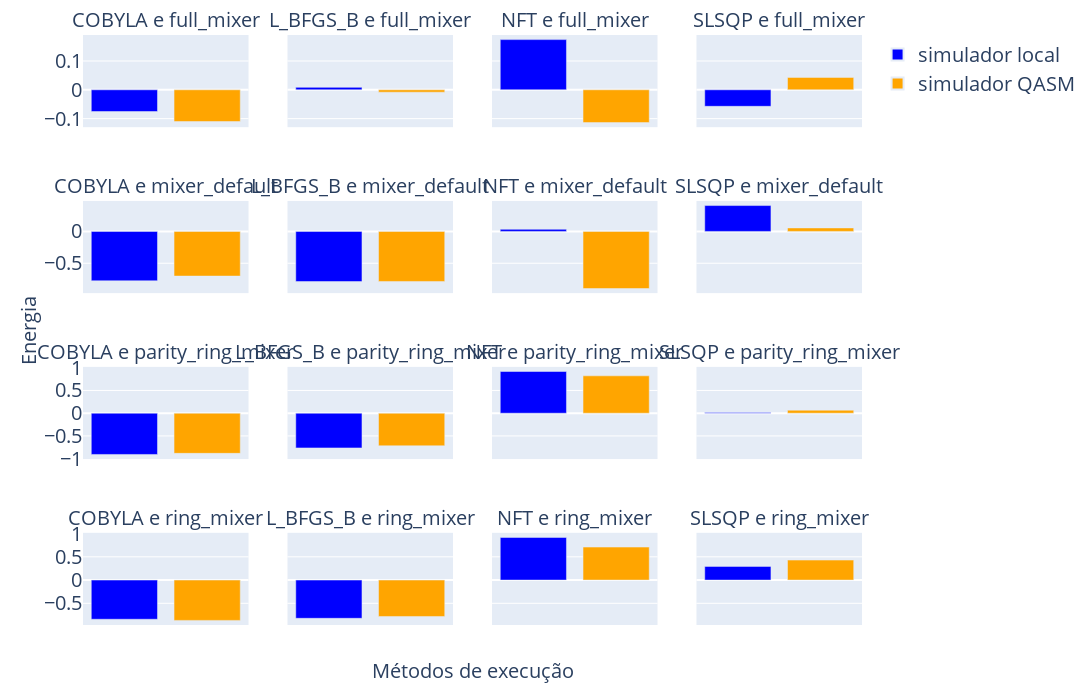

The code cell stored with this chart in its notebook:
### Code cell
copia_resultados_qaoa_4 = resultados_qaoa_4.copy()

combinacoes = [f"{otimizador} e {mixer}" for otimizador, mixer in copia_resultados_qaoa_4.index.unique()]
cores = {'valor_otimo_encontrado': 'blue', 'valor_otimo_encontrado_simulador': 'orange', 'valor_otimo_encontrado_computador_quantico':'cyan'}
nomes = {'valor_otimo_encontrado': 'simulador local', 'valor_otimo_encontrado_simulador': 'simulador QASM', 'valor_otimo_encontrado_computador_quantico':'IBM Brisbane'}
cols_appeared = []

fig = make_subplots(rows=4, cols=4, subplot_titles=combinacoes, 
                    x_title='Métodos de execução', y_title='Energia', 
                    shared_xaxes=True, shared_yaxes=True,)

for i, (otimizador, mixer) in enumerate(copia_resultados_qaoa_4.index.unique()):

    df_subset = copia_resultados_qaoa_4.loc[
        (copia_resultados_qaoa_4.index.get_level_values(0) == otimizador) &
        (copia_resultados_qaoa_4.index.get_level_values(1) == mixer)
    ]

    valores = df_subset[['valor_otimo_encontrado', 'valor_otimo_encontrado_simulador']]

    for idx, col in enumerate(valores.columns):
        nome_fig = f'{otimizador}-{mixer}-{col}'
        legenda_bool = False

        if not col in cols_appeared:
            nome_fig = f'{nomes[col]}'
            legenda_bool = True
        
        fig.add_trace(
            go.Bar(x=[col], 
                    y=[valores[col].values[0]],
                    name=nome_fig,
                    marker_color=cores[col],
                    showlegend=legenda_bool),
            row=(i // 4) + 1,
            col=(i % 4) + 1
        )
        cols_appeared.append(col)

        fig.update_xaxes(showticklabels=False, title_text='', row=(i // 4) + 1, col=(i % 4) + 1)

fig.update_layout(
                  showlegend=True,
                  xaxis_title='',
                  yaxis_title='',
                  width = 2200,
                  height = 700,
                  font = dict(size=20),
                  legend_itemsizing="constant",
                  margin = dict(l=35, r=35, t=35, b=75),
                  )

fig.update_annotations(font_size=20)

nome_figura = f"figuras_dados/qaoa_4_comparacao_valor_metodos_mesmo_y.png"
fig.write_image(nome_figura, width=2200, height=700)

fig.show()

### Figure 1 — Plotly figure (JSON) as saved in the notebook; plotly's stock layout.template omitted (floating-point values rounded to 4 significant figures)
{"data": [{"marker": {"color": "blue"}, "name": "simulador local", "showlegend": true, "type": "bar", "x": ["valor_otimo_encontrado"], "xaxis": "x", "y": [-0.0753], "yaxis": "y"}, {"marker": {"color": "orange"}, "name": "simulador QASM", "showlegend": true, "type": "bar", "x": ["valor_otimo_encontrado_simulador"], "xaxis": "x", "y": [-0.1099], "yaxis": "y"}, {"marker": {"color": "blue"}, "name": "L_BFGS_B-full_mixer-valor_otimo_encontrado", "showlegend": false, "type": "bar", "x": ["valor_otimo_encontrado"], "xaxis": "x2", "y": [0.00845], "yaxis": "y2"}, {"marker": {"color": "orange"}, "name": "L_BFGS_B-full_mixer-valor_otimo_encontrado_simulador", "showlegend": false, "type": "bar", "x": ["valor_otimo_encontrado_simulador"], "xaxis": "x2", "y": [-0.008272], "yaxis": "y2"}, {"marker": {"color": "blue"}, "name": "NFT-full_mixer-valor_otimo_encontrado", "showlegend": false, "type": "bar", "x": ["valor_otimo_encontrado"], "xaxis": "x3", "y": [0.1741], "yaxis": "y3"}, {"marker": {"color": "orange"}, "name": "NFT-full_mixer-valor_otimo_encontrado_simulador", "showlegend": false, "type": "bar", "x": ["valor_otimo_encontrado_simulador"], "xaxis": "x3", "y": [-0.1136], "yaxis": "y3"}, {"marker": {"color": "blue"}, "name": "SLSQP-full_mixer-valor_otimo_encontrado", "showlegend": false, "type": "bar", "x": ["valor_otimo_encontrado"], "xaxis": "x4", "y": [-0.05725], "yaxis": "y4"}, {"marker": {"color": "orange"}, "name": "SLSQP-full_mixer-valor_otimo_encontrado_simulador", "showlegend": false, "type": "bar", "x": ["valor_otimo_encontrado_simulador"], "xaxis": "x4", "y": [0.04305], "yaxis": "y4"}, {"marker": {"color": "blue"}, "name": "COBYLA-mixer_default-valor_otimo_encontrado", "showlegend": false, "type": "bar", "x": ["valor_otimo_encontrado"], "xaxis": "x5", "y": [-0.776], "yaxis": "y5"}, {"marker": {"color": "orange"}, "name": "COBYLA-mixer_default-valor_otimo_encontrado_simulador", "showlegend": false, "type": "bar", "x": ["valor_otimo_encontrado_simulador"], "xaxis": "x5", "y": [-0.7012], "yaxis": "y5"}, {"marker": {"color": "blue"}, "name": "L_BFGS_B-mixer_default-valor_otimo_encontrado", "showlegend": false, "type": "bar", "x": ["valor_otimo_encontrado"], "xaxis": "x6", "y": [-0.7872], "yaxis": "y6"}, {"marker": {"color": "orange"}, "name": "L_BFGS_B-mixer_default-valor_otimo_encontrado_simulador", "showlegend": false, "type": "bar", "x": ["valor_otimo_encontrado_simulador"], "xaxis": "x6", "y": [-0.7859], "yaxis": "y6"}, {"marker": {"color": "blue"}, "name": "NFT-mixer_default-valor_otimo_encontrado", "showlegend": false, "type": "bar", "x": ["valor_otimo_encontrado"], "xaxis": "x7", "y": [0.03334], "yaxis": "y7"}, {"marker": {"color": "orange"}, "name": "NFT-mixer_default-valor_otimo_encontrado_simulador", "showlegend": false, "type": "bar", "x": ["valor_otimo_encontrado_simulador"], "xaxis": "x7", "y": [-0.8966], "yaxis": "y7"}, {"marker": {"color": "blue"}, "name": "SLSQP-mixer_default-valor_otimo_encontrado", "showlegend": false, "type": "bar", "x": ["valor_otimo_encontrado"], "xaxis": "x8", "y": [0.4062], "yaxis": "y8"}, {"marker": {"color": "orange"}, "name": "SLSQP-mixer_default-valor_otimo_encontrado_simulador", "showlegend": false, "type": "bar", "x": ["valor_otimo_encontrado_simulador"], "xaxis": "x8", "y": [0.05447], "yaxis": "y8"}, {"marker": {"color": "blue"}, "name": "COBYLA-parity_ring_mixer-valor_otimo_encontrado", "showlegend": false, "type": "bar", "x": ["valor_otimo_encontrado"], "xaxis": "x9", "y": [-0.9075], "yaxis": "y9"}, {"marker": {"color": "orange"}, "name": "COBYLA-parity_ring_mixer-valor_otimo_encontrado_simulador", "showlegend": false, "type": "bar", "x": ["valor_otimo_encontrado_simulador"], "xaxis": "x9", "y": [-0.8831], "yaxis": "y9"}, {"marker": {"color": "blue"}, "name": "L_BFGS_B-parity_ring_mixer-valor_otimo_encontrado", "showlegend": false, "type": "bar", "x": ["valor_otimo_encontrado"], "xaxis": "x10", "y": [-0.7638], "yaxis": "y10"}, {"marker": {"color": "orange"}, "name": "L_BFGS_B-parity_ring_mixer-valor_otimo_encontrado_simulador", "showlegend": false, "type": "bar", "x": ["valor_otimo_encontrado_simulador"], "xaxis": "x10", "y": [-0.7173], "yaxis": "y10"}, {"marker": {"color": "blue"}, "name": "NFT-parity_ring_mixer-valor_otimo_encontrado", "showlegend": false, "type": "bar", "x": ["valor_otimo_encontrado"], "xaxis": "x11", "y": [0.9177], "yaxis": "y11"}, {"marker": {"color": "orange"}, "name": "NFT-parity_ring_mixer-valor_otimo_encontrado_simulador", "showlegend": false, "type": "bar", "x": ["valor_otimo_encontrado_simulador"], "xaxis": "x11", "y": [0.822], "yaxis": "y11"}, {"marker": {"color": "blue"}, "name": "SLSQP-parity_ring_mixer-valor_otimo_encontrado", "showlegend": false, "type": "bar", "x": ["valor_otimo_encontrado"], "xaxis": "x12", "y": [0.01453], "yaxis": "y12"}, {"marker": {"color": "orange"}, "name": "SLSQP-parity_ring_mixer-valor_otimo_encontrado_simulador", "showlegend": false, "type": "bar", "x": ["valor_otimo_encontrado_simulador"], "xaxis": "x12", "y": [0.06613], "yaxis": "y12"}, {"marker": {"color": "blue"}, "name": "COBYLA-ring_mixer-valor_otimo_encontrado", "showlegend": false, "type": "bar", "x": ["valor_otimo_encontrado"], "xaxis": "x13", "y": [-0.8426], "yaxis": "y13"}, {"marker": {"color": "orange"}, "name": "COBYLA-ring_mixer-valor_otimo_encontrado_simulador", "showlegend": false, "type": "bar", "x": ["valor_otimo_encontrado_simulador"], "xaxis": "x13", "y": [-0.867], "yaxis": "y13"}, {"marker": {"color": "blue"}, "name": "L_BFGS_B-ring_mixer-valor_otimo_encontrado", "showlegend": false, "type": "bar", "x": ["valor_otimo_encontrado"], "xaxis": "x14", "y": [-0.822], "yaxis": "y14"}, {"marker": {"color": "orange"}, "name": "L_BFGS_B-ring_mixer-valor_otimo_encontrado_simulador", "showlegend": false, "type": "bar", "x": ["valor_otimo_encontrado_simulador"], "xaxis": "x14", "y": [-0.7829], "yaxis": "y14"}, {"marker": {"color": "blue"}, "name": "NFT-ring_mixer-valor_otimo_encontrado", "showlegend": false, "type": "bar", "x": ["valor_otimo_encontrado"], "xaxis": "x15", "y": [0.9169], "yaxis": "y15"}, {"marker": {"color": "orange"}, "name": "NFT-ring_mixer-valor_otimo_encontrado_simulador", "showlegend": false, "type": "bar", "x": ["valor_otimo_encontrado_simulador"], "xaxis": "x15", "y": [0.7091], "yaxis": "y15"}, {"marker": {"color": "blue"}, "name": "SLSQP-ring_mixer-valor_otimo_encontrado", "showlegend": false, "type": "bar", "x": ["valor_otimo_encontrado"], "xaxis": "x16", "y": [0.2943], "yaxis": "y16"}, {"marker": {"color": "orange"}, "name": "SLSQP-ring_mixer-valor_otimo_encontrado_simulador", "showlegend": false, "type": "bar", "x": ["valor_otimo_encontrado_simulador"], "xaxis": "x16", "y": [0.4297], "yaxis": "y16"}], "layout": {"annotations": [{"font": {"size": 20}, "showarrow": false, "text": "COBYLA e full_mixer", "x": 0.1062, "xanchor": "center", "xref": "paper", "y": 1, "yanchor": "bottom", "yref": "paper"}, {"font": {"size": 20}, "showarrow": false, "text": "L_BFGS_B e full_mixer", "x": 0.3688, "xanchor": "center", "xref": "paper", "y": 1, "yanchor": "bottom", "yref": "paper"}, {"font": {"size": 20}, "showarrow": false, "text": "NFT e full_mixer", "x": 0.6313, "xanchor": "center", "xref": "paper", "y": 1, "yanchor": "bottom", "yref": "paper"}, {"font": {"size": 20}, "showarrow": false, "text": "SLSQP e full_mixer", "x": 0.8938, "xanchor": "center", "xref": "paper", "y": 1, "yanchor": "bottom", "yref": "paper"}, {"font": {"size": 20}, "showarrow": false, "text": "COBYLA e mixer_default", "x": 0.1062, "xanchor": "center", "xref": "paper", "y": 0.7188, "yanchor": "bottom", "yref": "paper"}, {"font": {"size": 20}, "showarrow": false, "text": "L_BFGS_B e mixer_default", "x": 0.3688, "xanchor": "center", "xref": "paper", "y": 0.7188, "yanchor": "bottom", "yref": "paper"}, {"font": {"size": 20}, "showarrow": false, "text": "NFT e mixer_default", "x": 0.6313, "xanchor": "center", "xref": "paper", "y": 0.7188, "yanchor": "bottom", "yref": "paper"}, {"font": {"size": 20}, "showarrow": false, "text": "SLSQP e mixer_default", "x": 0.8938, "xanchor": "center", "xref": "paper", "y": 0.7188, "yanchor": "bottom", "yref": "paper"}, {"font": {"size": 20}, "showarrow": false, "text": "COBYLA e parity_ring_mixer", "x": 0.1062, "xanchor": "center", "xref": "paper", "y": 0.4375, "yanchor": "bottom", "yref": "paper"}, {"font": {"size": 20}, "showarrow": false, "text": "L_BFGS_B e parity_ring_mixer", "x": 0.3688, "xanchor": "center", "xref": "paper", "y": 0.4375, "yanchor": "bottom", "yref": "paper"}, {"font": {"size": 20}, "showarrow": false, "text": "NFT e parity_ring_mixer", "x": 0.6313, "xanchor": "center", "xref": "paper", "y": 0.4375, "yanchor": "bottom", "yref": "paper"}, {"font": {"size": 20}, "showarrow": false, "text": "SLSQP e parity_ring_mixer", "x": 0.8938, "xanchor": "center", "xref": "paper", "y": 0.4375, "yanchor": "bottom", "yref": "paper"}, {"font": {"size": 20}, "showarrow": false, "text": "COBYLA e ring_mixer", "x": 0.1062, "xanchor": "center", "xref": "paper", "y": 0.1562, "yanchor": "bottom", "yref": "paper"}, {"font": {"size": 20}, "showarrow": false, "text": "L_BFGS_B e ring_mixer", "x": 0.3688, "xanchor": "center", "xref": "paper", "y": 0.1562, "yanchor": "bottom", "yref": "paper"}, {"font": {"size": 20}, "showarrow": false, "text": "NFT e ring_mixer", "x": 0.6313, "xanchor": "center", "xref": "paper", "y": 0.1562, "yanchor": "bottom", "yref": "paper"}, {"font": {"size": 20}, "showarrow": false, "text": "SLSQP e ring_mixer", "x": 0.8938, "xanchor": "center", "xref": "paper", "y": 0.1562, "yanchor": "bottom", "yref": "paper"}, {"font": {"size": 20}, "showarrow": false, "text": "Métodos de execução", "x": 0.5, "xanchor": "center", "xref": "paper", "y": 0, "yanchor": "top", "yref": "paper", "yshift": -30}, {"font": {"size": 20}, "showarrow": false, "text": "Energia", "textangle": -90, "x": 0, "xanchor": "right", "xref": "paper", "xshift": -40, "y": 0.5, "yanchor": "middle", "yref": "paper"}], "font": {"size": 20}, "height": 700, "legend": {"itemsizing": "constant"}, "margin": {"b": 75, "l": 35, "r": 35, "t": 35}, "showlegend": true, "width": 2200, "xaxis": {"anchor": "y", "domain": [0, 0.2125], "matches": "x13", "showticklabels": false, "title": {"text": ""}}, "xaxis10": {"anchor": "y10", "domain": [0.2625, 0.475], "matches": "x14", "showticklabels": false, "title": {"text": ""}}, "xaxis11": {"anchor": "y11", "domain": [0.525, 0.7375], "matches": "x15", "showticklabels": false, "title": {"text": ""}}, "xaxis12": {"anchor": "y12", "domain": [0.7875, 1], "matches": "x16", "showticklabels": false, "title": {"text": ""}}, "xaxis13": {"anchor": "y13", "domain": [0, 0.2125], "showticklabels": false, "title": {"text": ""}}, "xaxis14": {"anchor": "y14", "domain": [0.2625, 0.475], "showticklabels": false, "title": {"text": ""}}, "xaxis15": {"anchor": "y15", "domain": [0.525, 0.7375], "showticklabels": false, "title": {"text": ""}}, "xaxis16": {"anchor": "y16", "domain": [0.7875, 1], "showticklabels": false, "title": {"text": ""}}, "xaxis2": {"anchor": "y2", "domain": [0.2625, 0.475], "matches": "x14", "showticklabels": false, "title": {"text": ""}}, "xaxis3": {"anchor": "y3", "domain": [0.525, 0.7375], "matches": "x15", "showticklabels": false, "title": {"text": ""}}, "xaxis4": {"anchor": "y4", "domain": [0.7875, 1], "matches": "x16", "showticklabels": false, "title": {"text": ""}}, "xaxis5": {"anchor": "y5", "domain": [0, 0.2125], "matches": "x13", "showticklabels": false, "title": {"text": ""}}, "xaxis6": {"anchor": "y6", "domain": [0.2625, 0.475], "matches": "x14", "showticklabels": false, "title": {"text": ""}}, "xaxis7": {"anchor": "y7", "domain": [0.525, 0.7375], "matches": "x15", "showticklabels": false, "title": {"text": ""}}, "xaxis8": {"anchor": "y8", "domain": [0.7875, 1], "matches": "x16", "showticklabels": false, "title": {"text": ""}}, "xaxis9": {"anchor": "y9", "domain": [0, 0.2125], "matches": "x13", "showticklabels": false, "title": {"text": ""}}, "yaxis": {"anchor": "x", "domain": [0.8438, 1], "title": {"text": ""}}, "yaxis10": {"anchor": "x10", "domain": [0.2812, 0.4375], "matches": "y9", "showticklabels": false}, "yaxis11": {"anchor": "x11", "domain": [0.2812, 0.4375], "matches": "y9", "showticklabels": false}, "yaxis12": {"anchor": "x12", "domain": [0.2812, 0.4375], "matches": "y9", "showticklabels": false}, "yaxis13": {"anchor": "x13", "domain": [0, 0.1562]}, "yaxis14": {"anchor": "x14", "domain": [0, 0.1562], "matches": "y13", "showticklabels": false}, "yaxis15": {"anchor": "x15", "domain": [0, 0.1562], "matches": "y13", "showticklabels": false}, "yaxis16": {"anchor": "x16", "domain": [0, 0.1562], "matches": "y13", "showticklabels": false}, "yaxis2": {"anchor": "x2", "domain": [0.8438, 1], "matches": "y", "showticklabels": false}, "yaxis3": {"anchor": "x3", "domain": [0.8438, 1], "matches": "y", "showticklabels": false}, "yaxis4": {"anchor": "x4", "domain": [0.8438, 1], "matches": "y", "showticklabels": false}, "yaxis5": {"anchor": "x5", "domain": [0.5625, 0.7188]}, "yaxis6": {"anchor": "x6", "domain": [0.5625, 0.7188], "matches": "y5", "showticklabels": false}, "yaxis7": {"anchor": "x7", "domain": [0.5625, 0.7188], "matches": "y5", "showticklabels": false}, "yaxis8": {"anchor": "x8", "domain": [0.5625, 0.7188], "matches": "y5", "showticklabels": false}, "yaxis9": {"anchor": "x9", "domain": [0.2812, 0.4375]}}}
